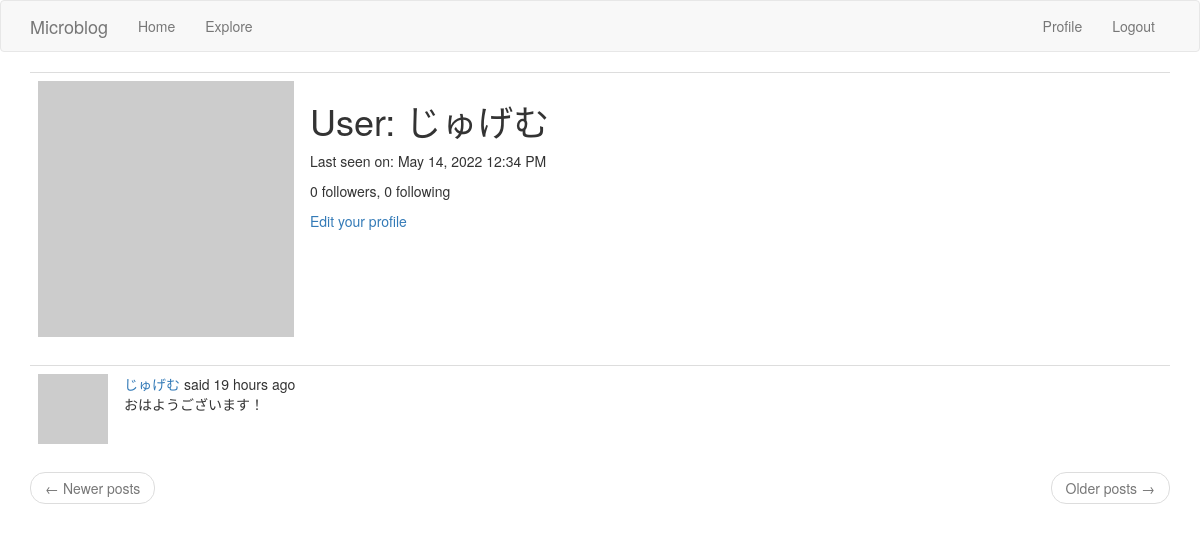
Page /user/じゅげむ (signed in) on the earlier database version.
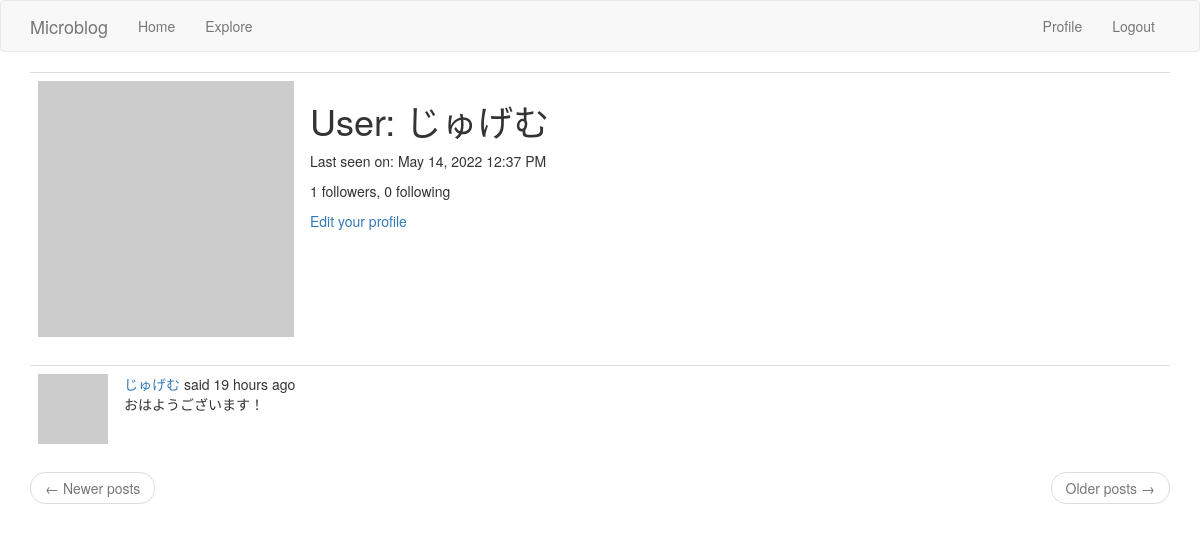
Same page on the later database version.
### app/models.py (models this page shows, shortened)
class User(UserMixin, db.Model):
    id = db.Column(db.Integer, primary_key=True)
    username = db.Column(db.String(64), index=True, unique=True)
    email = db.Column(db.String(120), index=True, unique=True)
    password_hash = db.Column(db.String(128))
    posts = db.relationship('Post', backref='author', lazy='dynamic')
    about_me = db.Column(db.String(140))
    last_seen = db.Column(db.DateTime, default=datetime.utcnow)
    followed = db.relationship(
        'User', secondary=followers,
        primaryjoin=(followers.c.follower_id == id),
        secondaryjoin=(followers.c.followed_id == id),
        backref=db.backref('followers', lazy='dynamic'), lazy='dynamic')
    def avatar(self, size):
        digest = md5(self.email.lower().encode('utf-8')).hexdigest()
        return 'https://www.gravatar.com/avatar/{}?d=identicon&s={}'.format(
            digest, size)

### app/routes.py (the view)
@app.route('/user/<username>')
@login_required
def user(username):
    user = User.query.filter_by(username=username).first_or_404()
    page = request.args.get('page', 1, type=int)
    posts = user.posts.order_by(Post.timestamp.desc()).paginate(
        page, app.config['POSTS_PER_PAGE'], False)
    next_url = url_for('user', username=user.username, page=posts.next_num) \
        if posts.has_next else None
    prev_url = url_for('user', username=user.username, page=posts.prev_num) \
        if posts.has_prev else None
    form = EmptyForm()
    return render_template('user.html', user=user, posts=posts.items,
                           next_url=next_url, prev_url=prev_url, form=form)

### app/models.py (called while the page is built)
@login.user_loader
def load_user(id):
    return User.query.get(int(id))

### app/routes.py (called while the page is built)
@app.before_request
def before_request():
    if current_user.is_authenticated:
        current_user.last_seen = datetime.utcnow()
        db.session.commit()
    g.locale = str(get_locale())

### app/templates/user.html (shortened to what this page needs)
{% extends "base.html" %}
{% block app_content %}
    <table class="table table-hover">
        <tr>
            <td width="256px">
                <img src="{{ user.avatar(256) }}"
                     alt="{{ user.username }}'s avatar"
                     height="256"
                     width="256"/>
            </td>
            <td>
                <h1>{{ _('User') }}: {{ user.username }}</h1>
                {% if user.last_seen %}
                    <p>
                        {{ _('Last seen on') }}: {{ moment(user.last_seen).format('LLL') }}
                    </p>
                {% endif %}
                <p>
                    {{ _('%(count)d followers', count=user.followers.count()) }}, {{ _('%(count)d following', count=user.followed.count()) }}
                </p>
                {% if user == current_user %}
                    <p>
                        <a href="{{ url_for('edit_profile') }}">{{ _('Edit your profile') }}</a>
                    </p>
                {% endif %}
            </td>
        </tr>
    </table>
    {% for post in posts %}
        {% include '_post.html' %}
    {% endfor %}
    {% include "_page_nav.html" %}
{% endblock app_content %}

Differences in the rows shown:
changed User "じゅげむ": last_seen "May 14, 2022 12:34 PM" → "May 14, 2022 12:37 PM"
Other differences:
text no longer shown: "0 followers"
text now shown: "1 followers"
